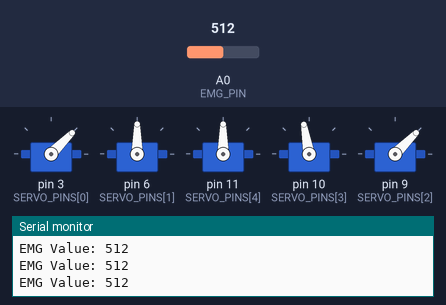
Bench run of a sketch on a simulated Arduino Uno, built with avr-gcc and run on an emulated ATmega328P. Parts: 5 × servo, the last lines printed to the serial monitor. The test bench sets the inputs (shaded band); at power-on: A0 (EMG_PIN) = 512.

Above: at 1.2 s.
1.3 s: A0 (EMG_PIN) set to 716
At 1.8 s:
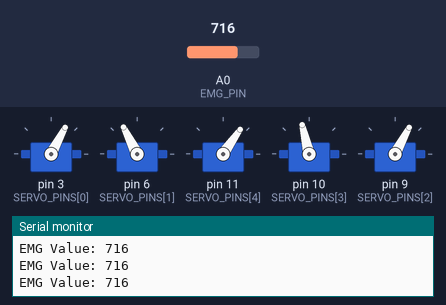
2.8 s: A0 (EMG_PIN) set to 900
At 3.5 s:
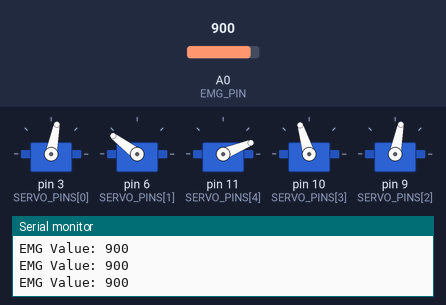
4.3 s: A0 (EMG_PIN) set to 1023
At 5.2 s:
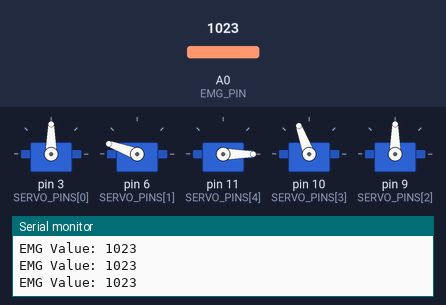
5.8 s: A0 (EMG_PIN) set to 511
At 6.9 s:
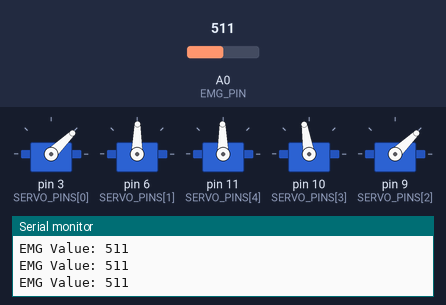
7.3 s: A0 (EMG_PIN) set to 306
At 8.5 s:
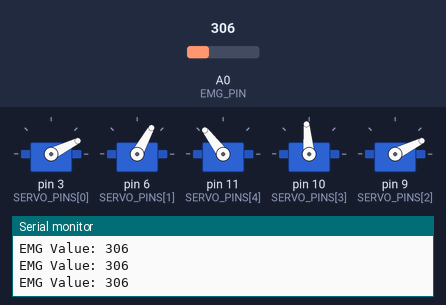
8.8 s: A0 (EMG_PIN) set to 150
At 10.2 s:
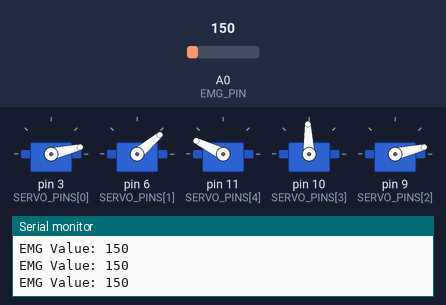
Timing chart, 0 to 11.3 s (numbered marks = the images above; inputs shaded):
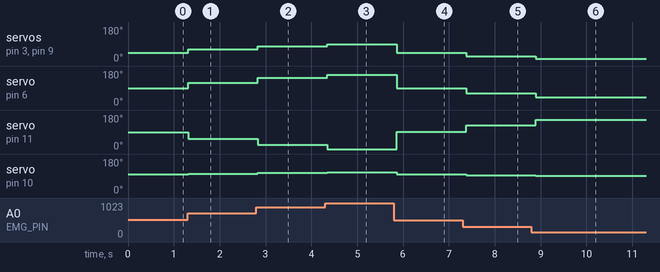

Measured:
- after the input at 1.3 s, servo on pin 3 (SERVO_PINS[0]), servo on pin 9 (SERVO_PINS[2]): 45° → 62° at once; servo on pin 6 (SERVO_PINS[1]): 90° → 117° at once; servo on pin 11 (SERVO_PINS[4]): 90° → 55° at once; servo on pin 10 (SERVO_PINS[3]): 100° → 103° at once
- after the input at 2.8 s, servo on pin 3 (SERVO_PINS[0]), servo on pin 9 (SERVO_PINS[2]): 62° → 79° at once; servo on pin 6 (SERVO_PINS[1]): 117° → 143° at once; servo on pin 11 (SERVO_PINS[4]): 55° → 22° at once; servo on pin 10 (SERVO_PINS[3]): 103° → 107° at once
- after the input at 4.3 s, servo on pin 3 (SERVO_PINS[0]), servo on pin 9 (SERVO_PINS[2]): 79° → 90° at once; servo on pin 6 (SERVO_PINS[1]): 143° → 160° at once; servo on pin 11 (SERVO_PINS[4]): 22° → 0° at once; servo on pin 10 (SERVO_PINS[3]): 107° → 110° at once
- after the input at 5.8 s, servo on pin 3 (SERVO_PINS[0]), servo on pin 9 (SERVO_PINS[2]): 90° → 44° after 0.06 s; servo on pin 6 (SERVO_PINS[1]): 160° → 89° after 0.06 s; servo on pin 11 (SERVO_PINS[4]): 0° → 91° after 0.06 s; servo on pin 10 (SERVO_PINS[3]): 110° → 99° after 0.06 s
- after the input at 7.3 s, servo on pin 3 (SERVO_PINS[0]), servo on pin 9 (SERVO_PINS[2]): 44° → 26° after 0.08 s; servo on pin 6 (SERVO_PINS[1]): 89° → 61° after 0.08 s; servo on pin 11 (SERVO_PINS[4]): 91° → 127° after 0.08 s; servo on pin 10 (SERVO_PINS[3]): 99° → 95° after 0.08 s
- after the input at 8.8 s, servo on pin 3 (SERVO_PINS[0]), servo on pin 9 (SERVO_PINS[2]): 26° → 13° after 0.09 s; servo on pin 6 (SERVO_PINS[1]): 61° → 40° after 0.09 s; servo on pin 11 (SERVO_PINS[4]): 127° → 154° after 0.09 s; servo on pin 10 (SERVO_PINS[3]): 95° → 92° after 0.09 s

The sketch:

threshold_emg.ino
```cpp
#include <Servo.h>


// Define servo pins
const int SERVO_PINS[] = {3, 6, 9, 10, 11}; // Pinky, Ring, Middle, Index, Thumb
Servo pinkyServo, ringServo, middleServo, indexServo, thumbServo;


// Define EMG sensor pin
const int EMG_PIN = A0;  // Myoware EMG sensor connected to analog pin A0


// Servo range mappings
const int PINKY_MIN = 0;
const int PINKY_MAX = 90;
const int RING_MIN = 20;
const int RING_MAX = 160;
const int MIDDLE_MIN = 180;  // Upper range for middle servo
const int MIDDLE_MAX = 0;    // Lower range for middle servo
const int INDEX_MIN = 90;    // Neutral position for Parallax continuous servo (no rotation)
const int INDEX_MAX = 110;   // Flexed position (will make the Parallax servo rotate in one direction)
const int THUMB_MIN = 0;
const int THUMB_MAX = 90;


// Calibration for EMG input
const int EMG_MIN = 0;    // Minimum EMG value (no muscle activity)
const int EMG_MAX = 1023; // Maximum EMG value (full muscle contraction)


void setup() {
  // Attach servos to their respective pins
  pinkyServo.attach(SERVO_PINS[0]);   // Pin 3 (Pinky)
  ringServo.attach(SERVO_PINS[1]);    // Pin 6 (Ring)
  middleServo.attach(SERVO_PINS[4]);  // Pin 9 (Middle)
  indexServo.attach(SERVO_PINS[3]);   // Pin 10 (Index - Parallax Continuous)
  thumbServo.attach(SERVO_PINS[2]);   // Pin 11 (Thumb)


  // Initialize Serial Monitor for debugging
  Serial.begin(9600);
  Serial.println("Myoware EMG Control Initialized");
}


void loop() {
  // Read the raw EMG value
  int emgValue = analogRead(EMG_PIN);
  Serial.print("EMG Value: ");
  Serial.println(emgValue);


  // Map EMG value to a servo angle range
  int pinkyAngle = map(emgValue, EMG_MIN, EMG_MAX, PINKY_MIN, PINKY_MAX);
  int ringAngle = map(emgValue, EMG_MIN, EMG_MAX, RING_MIN, RING_MAX);
  int middleAngle = map(emgValue, EMG_MIN, EMG_MAX, MIDDLE_MIN, MIDDLE_MAX);  // Mapping to 180-0 range
  int indexSpeed = map(emgValue, EMG_MIN, EMG_MAX, INDEX_MIN, INDEX_MAX);  // Map to Parallax servo control (90 for neutral, 110 for flexed)
  int thumbAngle = map(emgValue, EMG_MIN, EMG_MAX, THUMB_MIN, THUMB_MAX);


  // Apply the mapped angles to the positional servos
  pinkyServo.write(pinkyAngle);
  ringServo.write(ringAngle);
  middleServo.write(middleAngle);
  thumbServo.write(thumbAngle);


  // For the Parallax (Continuous Rotation) servo, map the value to a rotation speed
  // Neutral position for Parallax servo at 90, less than 90 for forward, greater than 90 for backward
  indexServo.write(indexSpeed);  // This will rotate the Parallax servo accordingly

  // Add a small delay to allow for servo movement
  delay(100);
}
```

raw-smoothedemg.ino
```cpp

```

trial.cpp
```cpp
#include <Servo.h>

Servo fingerServos[5]; // Array for finger servos
Servo wristServo; // Servo for wrist

int emgPin = A0; // Analog pin connected to EMG sensor
int threshold = 512; // Threshold value for detecting muscle contraction

void setup() {
  Serial.begin(9600);

  // Attach servos to digital pins
  for (int i = 0; i < 5; i++) {
    fingerServos[i].attach(i + 2); // Pins 2-6 for fingers
  }
  wristServo.attach(7); // Pin 7 for wrist
}

void loop() {
  int emgValue = analogRead(emgPin);

  Serial.println(emgValue); // For debugging

  if (emgValue > threshold) {
    // Move servos based on EMG input
    for (int i = 0; i < 5; i++) {
      fingerServos[i].write(180); // Close fingers
    }
    wristServo.write(90); // Adjust wrist position
  } else {
    for (int i = 0; i < 5; i++) {
      fingerServos[i].write(0); // Open fingers
    }
    wristServo.write(0); // Reset wrist position
  }

  delay(100);
}
```
